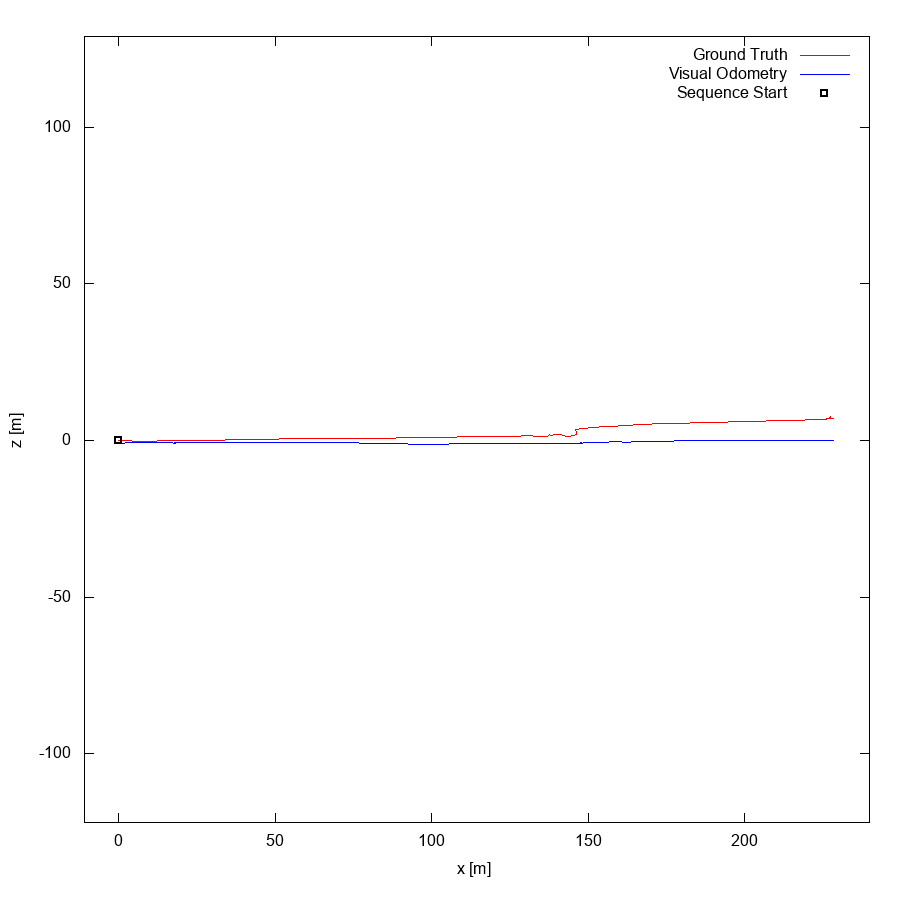

Generate this figure with gnuplot:
set term postscript eps enhanced color
set output "19.eps"
set size ratio -1
set xrange [-11:240]
set yrange [-122:129]
set xlabel "x [m]"
set ylabel "z [m]"
plot "19.txt" using 1:2 lc rgb "#FF0000" title 'Ground Truth' w lines,"19.txt" using 3:4 lc rgb "#0000FF" title 'Visual Odometry' w lines,"< head -1 19.txt" using 1:2 lc rgb "#000000" pt 4 ps 1 lw 2 title 'Sequence Start' w points
